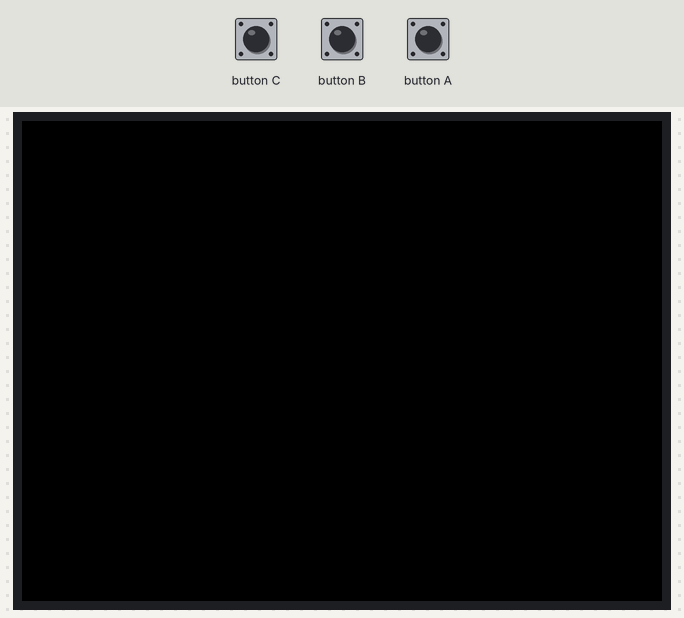
This sketch was run on a simulated ESP32. Shown: 320×240 colour display. The test bench sets the inputs (shaded band).

Above: at 1.4 s.
1.5 s: button A pressed for 0.15 s
At 2.4 s:
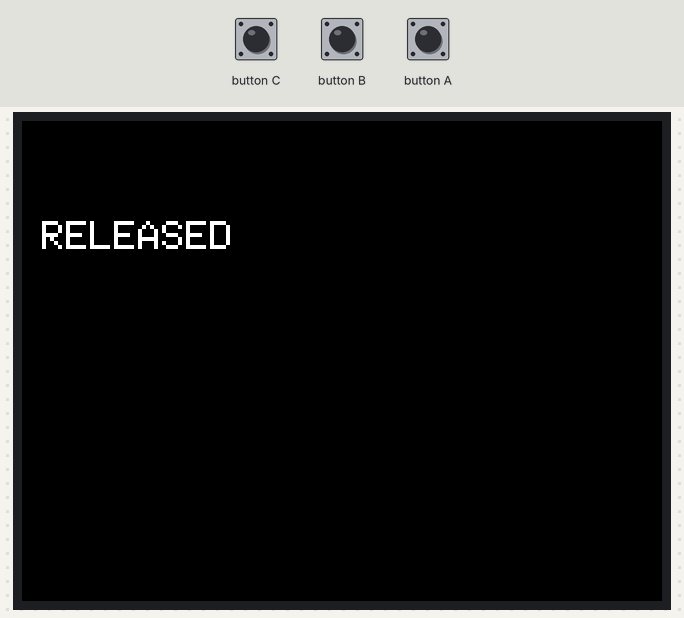
3.2 s: button A pressed for 1 s
At 4.0 s:
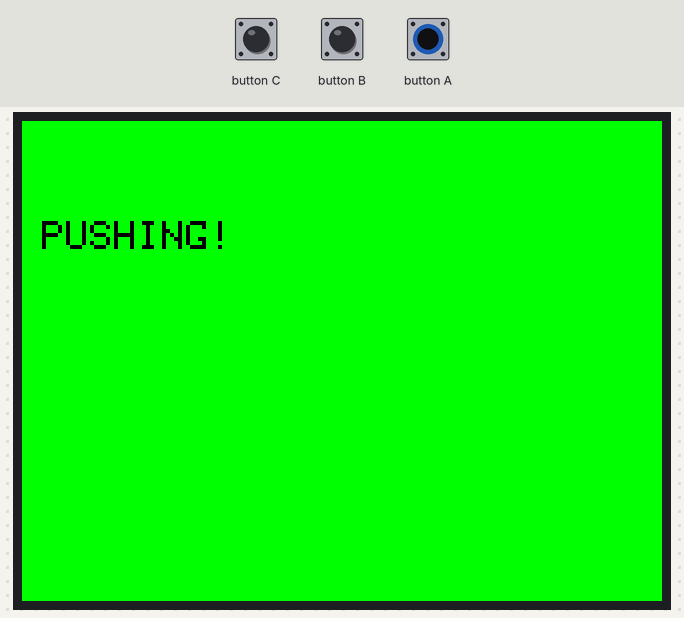
5.7 s: button A pressed for 3.2 s
Timing chart, 0 to 8.7 s (numbered marks = the images above; inputs shaded):
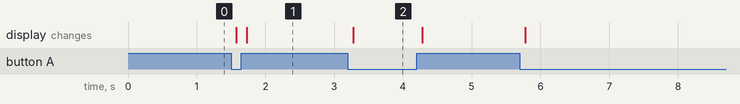

The sketch:

display_test_3.ino
```cpp
//test2からフラグ管理で状態保持するverに変更

#include <M5Unified.h>

void setup() {
    M5.begin();
    M5.Display.fillScreen(BLACK);
    M5.Display.setTextSize(2);
}

//フラグ管理用
bool last_state = false;

void loop() {
    M5.update();

    bool current_state = M5.BtnA.isPressed();

    // 状態が「変化」した瞬間だけ判定
    if (current_state != last_state) {
        if (current_state) {
            // 押された瞬間の1回だけ実行
            //M5.BtnA.wasPressed();
            M5.Display.fillScreen(GREEN);
            M5.Display.setCursor(10, 50);
            M5.Display.setTextColor(BLACK);
            M5.Display.print("PUSHING!");
        } else {
            // 離された瞬間の1回だけ実行
            //M5.BtnA.wasReleased();
            M5.Display.fillScreen(BLACK);
            M5.Display.setCursor(10, 50);
            M5.Display.setTextColor(WHITE);
            M5.Display.print("RELEASED");
        }
        // ラスト状態を更新
        last_state = current_state;
    }
}
```

Measured:
- after the input at 1.5 s, the display: first changes after 0.08 s (image 1 shows a later state)
- after the input at 3.2 s, the display: changes after 0.08 s (image 2)
